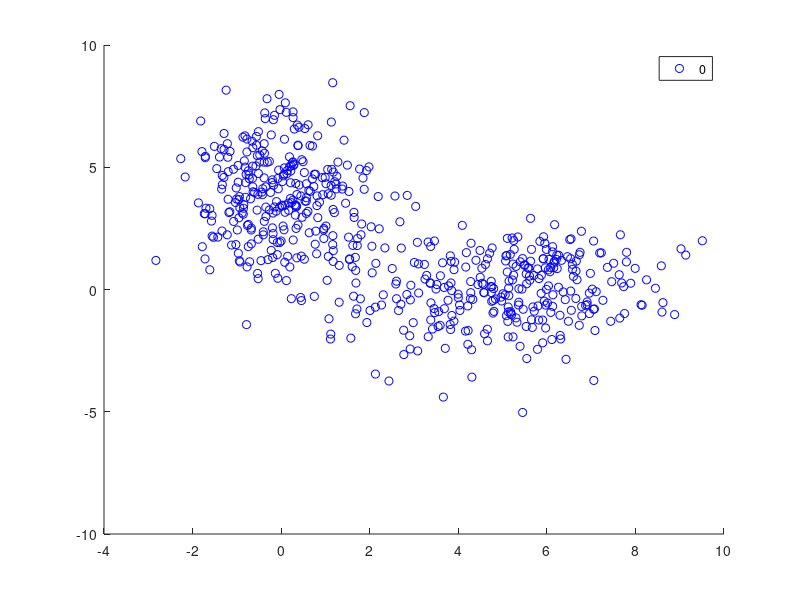

The MATLAB script that drew this image: (Note: this script raises an error after producing the figure.)
clear all;
% estimate params from D10k train
load("train1000.mat");
load("validate.mat");

x = train_1000x;
y = train_1000y; 

x0 = x(:, (y==0));
%P = randperm(size(x0,2));
%x0 = x0(:,P);

y0 = y(:, (y==0));

x1 = x(:, (y==1));
y1 = y(:, (y==1));


options = statset('MaxIter',1000, 'Display', 'final', 'TolFun', 1e-6, 'TolTypeFun', 'abs');

global gmModel0 m1_hat c1_hat;

prior_0 = length(y0)/length(y);
gmModel0 = fitgmdist(x0.',2, 'Options',options, 'RegularizationValue', 0.01);
%disp(["Iterations: " gmModel0.NumIterations]);
% use the sample average
prior_1 = length(y1)/length(y);
m1_hat = mean(x1, 2);

% cov works too, but uses 1/n-1 instead of 1/n
%cov_hat = cov(x1.');

% use sample covariance method: sum = 0->n (xi-mu)(xi-mu)^T
[d, samp] = size(x1);
a = zeros([d d]);
for i=1:samp
   vec = x1(:, i);
   a = a + ( (vec-m1_hat)*(vec-m1_hat).');
end
c1_hat = 1/(samp) * a;



% gaussian estimation results

figure;
h = gscatter(x0(1,:).',x0(2,:).',y0);
hold on;
gmPDF = @(x,y) arrayfun(@(x0,y0) pdf(gmModel0,[x0 y0]),x,y);
g = gca;
fcontour(gmPDF,[g.XLim g.YLim])
title('{\bf EM output on Class 0 with 2 gaussian components.}')
legend(h,'Class label 0')
hold off
figure;

h2 = gscatter(x1(1,:).',x1(2,:).',y1);
hold on;
gmPDF2 = @(x,y) arrayfun(@(x0,y0) evalGaussian([x0;y0],m1_hat, c1_hat ),x,y);
g2 = gca;
fcontour(gmPDF2,[g2.XLim g2.YLim]);

title('{\bf Estimations of Class 1 with 1 gaussian component.}')
legend(h2,'Class label 1')
hold off;
%gscatter(x(1,:).',x(2,:).',y);;





figure;
hold on;
[~, samples] = size(validatex);

mthresh = -100;
merror = 1;

for i=-2.5:0.01:4
    desc = decide(validatex, exp(i));
    perror = 1- sum(desc == validatey)/samples;
    
    plot(i, perror, '.r');
    if(perror < merror)
       merror = perror;
       mthresh = exp(i);
    end
end

descbest = decide(validatex, exp(1.09));

disp("minimum is at ");
disp([mthresh merror]);
xlabel('log(gamma)');
ylabel('p-error');
desc = decide(validatex, mthresh);
perror = 1- sum(desc == validatey)/samples;
plot(log(mthresh), perror, '+g');



[~, validsize] = size(validatey);
desc = decide(validatex, mthresh);
perror = 1- sum(desc == validatey)/validsize;
disp("P error on validate:")
disp(perror);

figure;
hold on;
for i=-10:0.01:10
   [TP, FP] = compute_roc_point(validatex,validatey,exp(i));
   plot(FP, TP, '.r'); hold on;
   %disp([i round(TP, 3) round(FP, 3)]);
end


[TP, FP] = compute_roc_point(validatex,validatey,mthresh);
plot(FP, TP, '+b'); hold on;
 
hold off;






figure;
q = gscatter(validatex(1, :), validatex(2, :), validatey);
hold on;
llpdf = @(x,y) arrayfun(@(x0,y0) loglikeratio([x0;y0]),x,y);
g = gca;
fcontour(llpdf,[g.XLim g.YLim])
title('{\bf ERM Classifier descision boundary based on EM based estimation of D1k}')
legend(q,'Class label 0', 'class label 1')
hold off



















function [TP, FP] = compute_roc_point(x, y, gamma)
    y = logical(y);
    count1 = sum(y);
    count0 = sum(not(y));
    
    desc =  decide(x, gamma);
    
    TP = sum(logical(y) & desc)/count1;
    FP = sum(not(logical(y)) & desc)/count0;
end



% decide for 1a/b log likelihood test.
function desc = decide(x, gamma)
    desc = loglikeratio(x) >= log(gamma);
end


function logratios = loglikeratio(x)
    logpdf1 = log(evalPDF1(x));
    logpdf2 = log(evalPDF0(x));
    logratios =  logpdf1-logpdf2;
end

function pdf0 = evalPDF0(x)
    global gmModel0;
    pdf0 = pdf(gmModel0, x.').'; 
end
function likelihoods = evalPDF1(x)
    global m1_hat c1_hat;
    likelihoods = evalGaussian(x,m1_hat , c1_hat);
end
